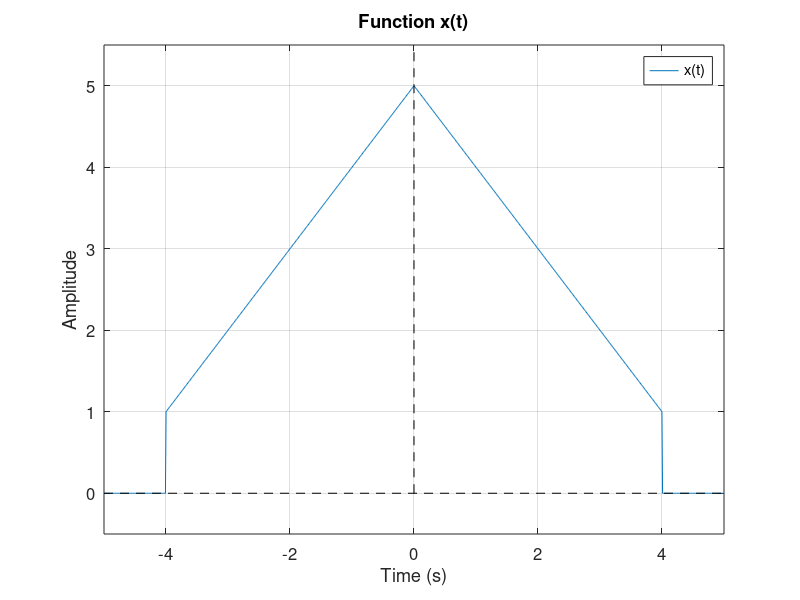
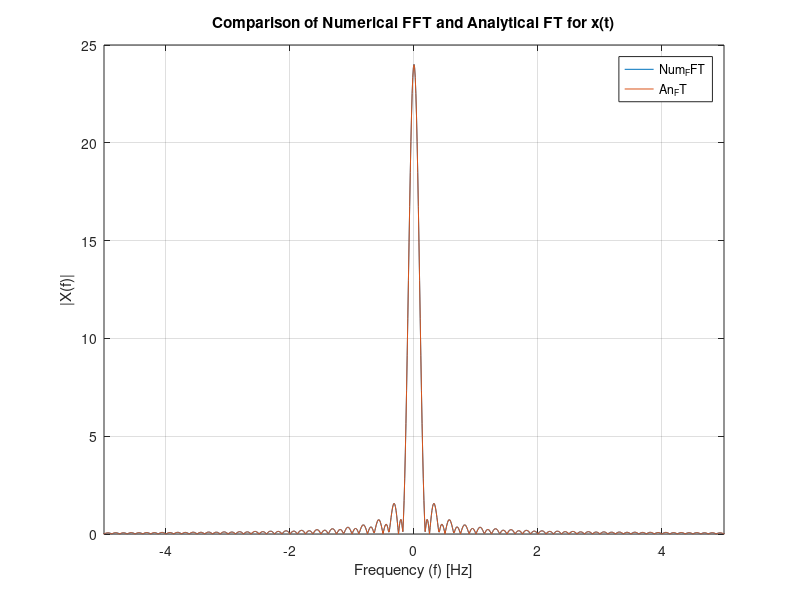
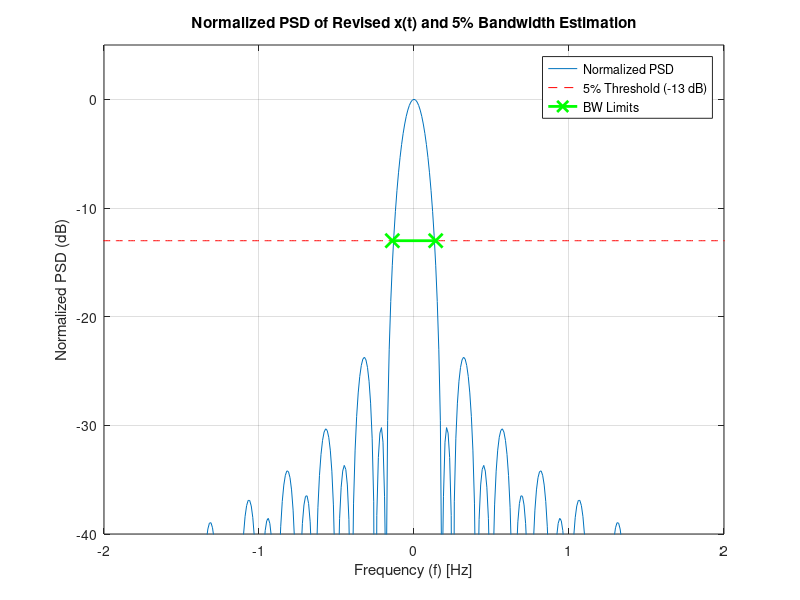
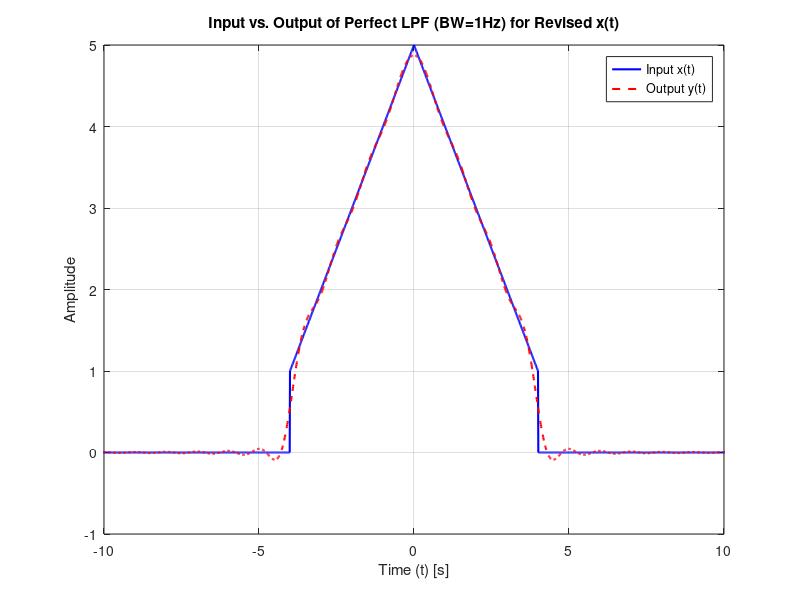

These charts were generated, in order, by the following MATLAB code:
% Q1
t_plot = linspace(-5, 5, 1000);
x_t = zeros(size(t_plot));
idx1 = find(t_plot >= -4 & t_plot <= 0);
x_t(idx1) = t_plot(idx1) + 5;
idx2 = find(t_plot > 0 & t_plot <= 4);
x_t(idx2) = -t_plot(idx2) + 5;
figure(1);
plot(t_plot, x_t);
hold on;
plot([-5 5], [0 0], 'k--');
plot([0 0], [0 5.5], 'k--');
grid on;
title('Function x(t)');
xlabel('Time (s)');
ylabel('Amplitude');
axis([-5 5 -0.5 5.5]);
legend('x(t)');
set(gca, 'FontSize', 12);
drawnow;

% Q3
fs = 100;
df = 0.01;
T = 1/df;
ts = 1/fs;
N = ceil(T/ts);
t = linspace(-T/2, T/2 - ts, N);
xr = zeros(size(t));
for i = 1:length(t)
    if t(i) >= -4 && t(i) <= 4
        xr(i) = 5 - abs(t(i));
    else
        xr(i) = 0;
    end
end
NU_Xf = fftshift(fft(xr)) * ts;
if (rem(N,2)==0)
    f = -(0.5*fs):df:(0.5*fs-df);
else
    f = -(0.5*fs-0.5*df):df:(0.5*fs-0.5*df);
end

function y = safe_sinc(x)
    y = ones(size(x));
    in= (x ~= 0);
    y(in) = sin(pi*x(in)) ./ (pi*x(in));
end

A_Xf = 8 * safe_sinc(8*f) + 16 * (safe_sinc(4*f)).^2;

figure;
plot(f, abs(NU_Xf));
hold on;
plot(f, abs(A_Xf));
title("Comparison of Numerical FFT and Analytical FT for x(t)");
xlabel("Frequency (f) [Hz]");
ylabel("|X(f)|");
legend("Num_FFT", "An_FT");
grid on;
xlim([-5 5]);

% Q4
Power = abs(NU_Xf).^2;
max_p = max(Power);
threshold_p = 0.05 * max_p;
p = find(Power >= threshold_p);
minfreq_in = min(p);
maxfreq_in = max(p);
freqmin = f(minfreq_in);
freqmax = f(maxfreq_in);
pfreq_in = find(f >= 0);
power_p = Power(pfreq_in);
freq_p = f(pfreq_in);
bp_in = find(power_p < threshold_p);
if isempty(bp_in)
    f_bw_positive = freq_p(end);
    warning("Power did not drop below 5%% threshold within the calculated frequency range.");
else
    first_below_index = bp_in(1);
    f_bw_positive = freq_p(first_below_index);
end
BW = 2 * f_bw_positive;
result_str = sprintf("Estimated 5%% Power Bandwidth (BW) for rev x(t): %.4f Hz\n", BW);
disp(result_str);
fileID = fopen("bw_xr.txt", "w");
fprintf(fileID, "%s", result_str);
fclose(fileID);
disp("Bandwidth estimation saved to bw_xr.txt");

figure;
plot(f, 10*log10(Power / max_p + eps));
hold on;
plot(f, 10*log10(0.05) * ones(size(f)), "r--");
plot([-f_bw_positive, f_bw_positive], [10*log10(0.05), 10*log10(0.05)], "g-x", "LineWidth", 2, "MarkerSize", 10);
title("Normalized PSD of Revised x(t) and 5% Bandwidth Estimation");
xlabel("Frequency (f) [Hz]");
ylabel("Normalized PSD (dB)");
legend("Normalized PSD", "5% Threshold (-13 dB)", "BW Limits");
grid on;
xlim([-2 2]);
ylim([-40 5]);

% Q5
Xf_input = fftshift(fft(xr));
BW_lpf = 1;
Hf_lpf = zeros(size(f));
Hf_lpf(abs(f) <= BW_lpf) = 1;
Xf_output = Xf_input .* Hf_lpf;
yfilter = real(ifft(ifftshift(Xf_output)));

figure;
plot(t, xr, "b-", "LineWidth", 1.5);
hold on;
plot(t, yfilter, "r--", "LineWidth", 1.5);
title("Input vs. Output of Perfect LPF (BW=1Hz) for Revised x(t)");
xlabel("Time (t) [s]");
ylabel("Amplitude");
legend("Input x(t)", "Output y(t)");
grid on;
xlim([-10 10]);

% Q6
Xf_input = fftshift(fft(xr));
BW_lpf = 0.3;
Hf_lpf = zeros(size(f));
Hf_lpf(abs(f) <= BW_lpf) = 1;
Xf_output = Xf_input .* Hf_lpf;
yfilter = real(ifft(ifftshift(Xf_output)));

figure;
plot(t, xr, "b-", "LineWidth", 1.5);
hold on;
plot(t, yfilter, "r--", "LineWidth", 1.5);
title("Input vs. Output of Perfect LPF (BW=0.3Hz) for Revised x(t)");
xlabel("Time (t) [s]");
ylabel("Amplitude");
legend("Input x(t)", "Output y(t)");
grid on;
xlim([-10 10]);

% Q7-1
ts = 0.01;
t = -1:ts:5;
m_r= zeros(size(t));
for i = 1:length(t)
    if t(i) > 0 && t(i) < 4
        m_r(i) = cos(pi * t(i));
    else
        m_r(i) = 0;
    end
end
figure;
plot(t, m_r);
title("Plot of m(t) = cos(pi*t) for 0 < t < 4");
xlabel("Time (t)");
ylabel("m(t)");
grid on;
axis([-1 5 -1.2 1.2]);

% Q7-3
fs = 100;
df = 0.01;
T = 1/df;
ts = 1/fs;
N = ceil(T/ts);
t = linspace(-T/2, T/2 - ts, N);
m_r= zeros(size(t));
for i = 1:length(t)
    if t(i) > 0 && t(i) < 4
        m_r(i) = cos(pi * t(i));
    else
        m_r(i) = 0;
    end
end
Nu_Mf = fftshift(fft(m_r)) * ts;
if (rem(N,2)==0)
   f=-(0.5*fs) : df : (0.5*fs-df);
else
   f=-(0.5*fs-0.5*df) : df : (0.5*fs-0.5*df);
end
function y = safe_sinc(x)
    y = ones(size(x));
    in = (x ~= 0);
    y(in) = sin(pi*x(in)) ./ (pi*x(in));
end
An_Mf = 2 .* exp(-1j*4*pi*f) .* (safe_sinc(4.*f - 2) + safe_sinc(4.*f + 2));
figure;
plot(f, abs(Nu_Mf));
hold on;
plot(f, abs(An_Mf));
title("Comparison of Numerical FFT and Analytical FT for m(t)");
xlabel("Frequency (f) [Hz]");
ylabel("|M(f)|");
legend("Numerical FFT", "Analytical FT");
grid on;
xlim([-5 5]);

% Q7-4
PowerSD = abs(Nu_Mf).^2;
max_po = max(PowerSD);
thr_power = 0.05 * max_po;
abv_thr_in = find(PowerSD >= thr_power);
minfreq_in = min(abv_thr_in);
maxfreq_in = max(abv_thr_in);
freq_min = f(minfreq_in);
freq_max = f(maxfreq_in);
BW= freq_max - freq_min;
peak_freq = 0.5;
[~, peak_in] = min(abs(f - peak_freq));
in_upper = peak_in;
while in_upper <= N && PowerSD(in_upper) >= thr_power
    in_upper = in_upper + 1;
end
if in_upper > N
    f_upper = f(N);
else
    f_upper = f(in_upper);
end
in_lower = peak_in;
while in_lower >= 1 && PowerSD(in_lower) >=thr_power
    in_lower = in_lower - 1;
end
if in_lower < 1
    f_lower = f(1);
else
    f_lower = f(in_lower);
end
BW_total = (f_upper - f_lower) * 2;
result_str = sprintf("Estimated 5%% Power Bandwidth (BW) for m(t): %.4f Hz\n", BW);
disp(result_str);
fileID = fopen("bw_m_r.txt", "w");
fprintf(fileID, "%s", result_str);
fclose(fileID);
disp("Bandwidth estimation saved to bw_m_r.txt");

figure;
plot(f, 10*log10(PowerSD/max_po + eps));
hold on;
plot(f, 10*log10(0.05) * ones(size(f)), "r--");
plot([freq_min, freq_max], [10*log10(0.05), 10*log10(0.05)], "g-x","MarkerSize", 10);
title("Normalized PowerSD of m(t) and 5% Bandwidth");
xlabel("Frequency (f) [Hz]");
ylabel("Normalized PowerSD (dB)");
legend("Normalized PowerSD", "5% Threshold (-13 dB)", "BW Limits");
grid on;
xlim([-2 2]);
ylim([-40 5]);


